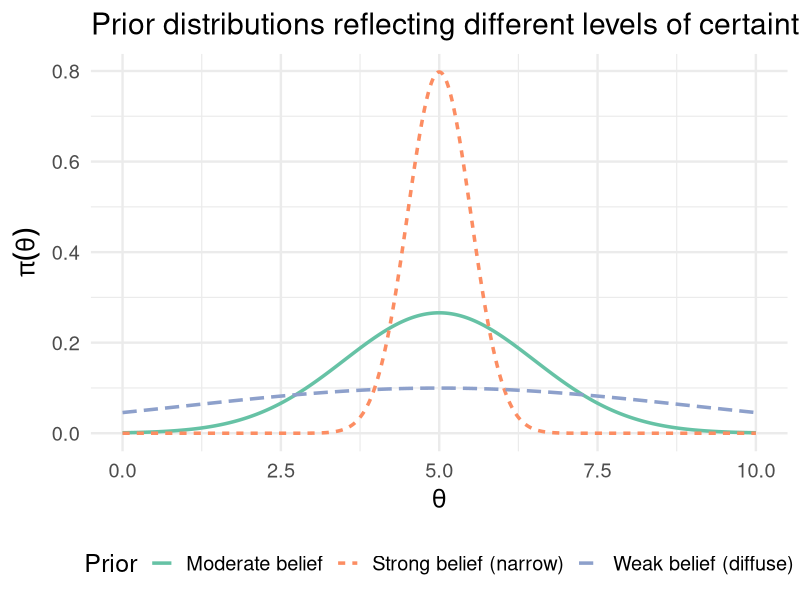
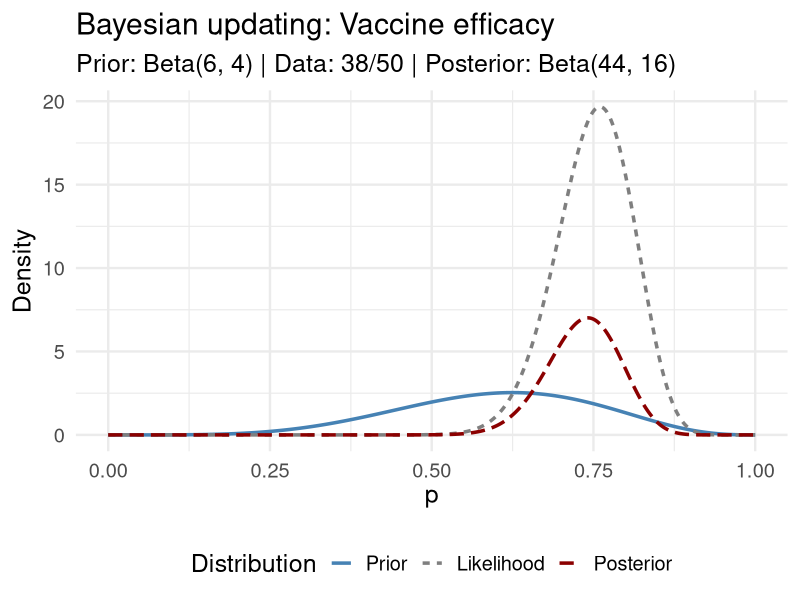
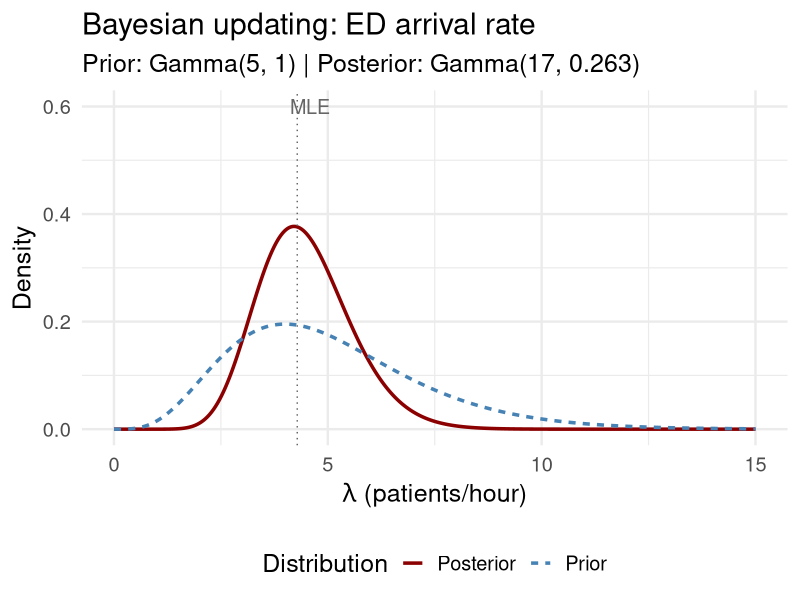
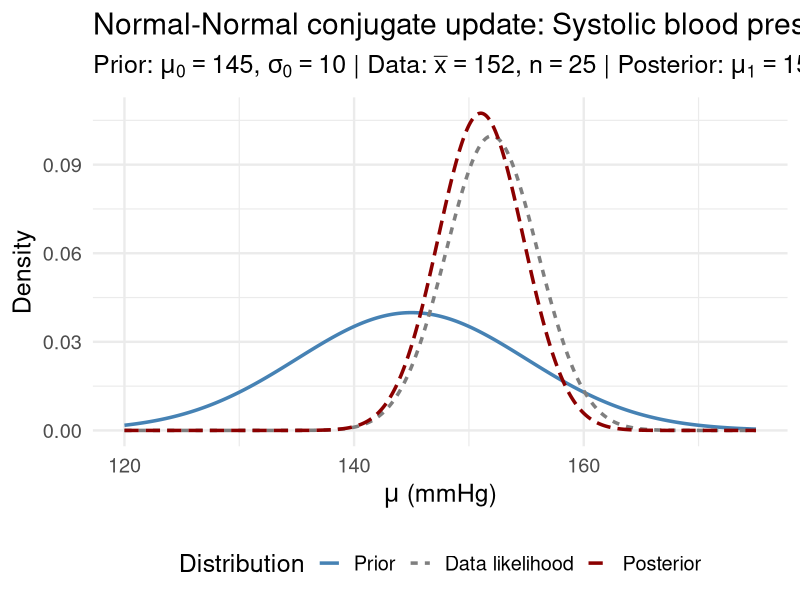
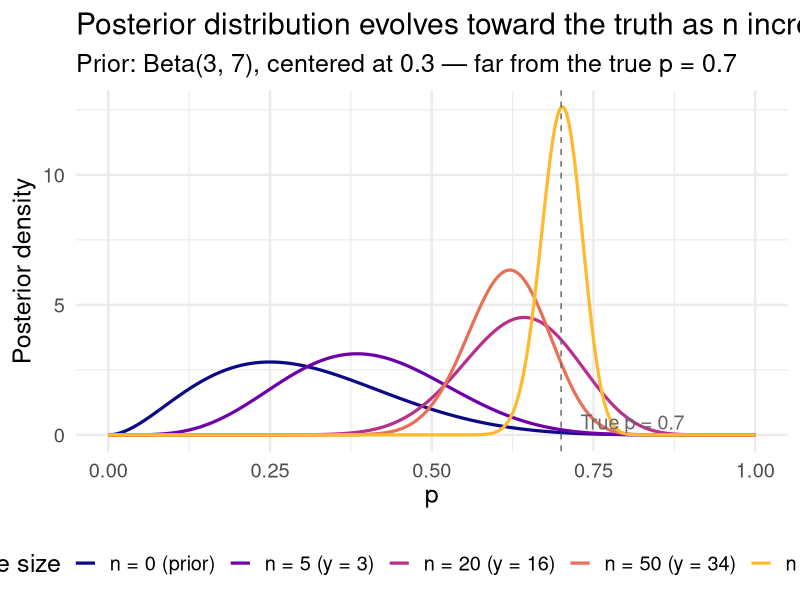
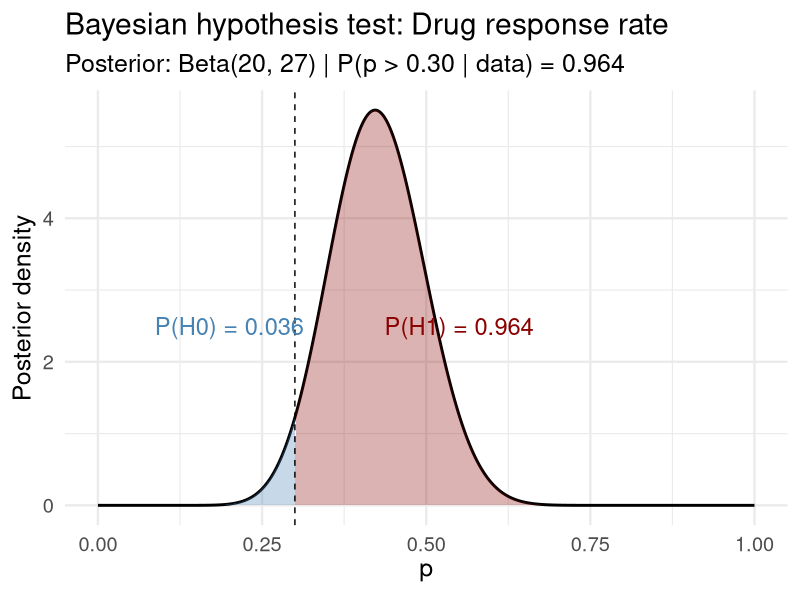
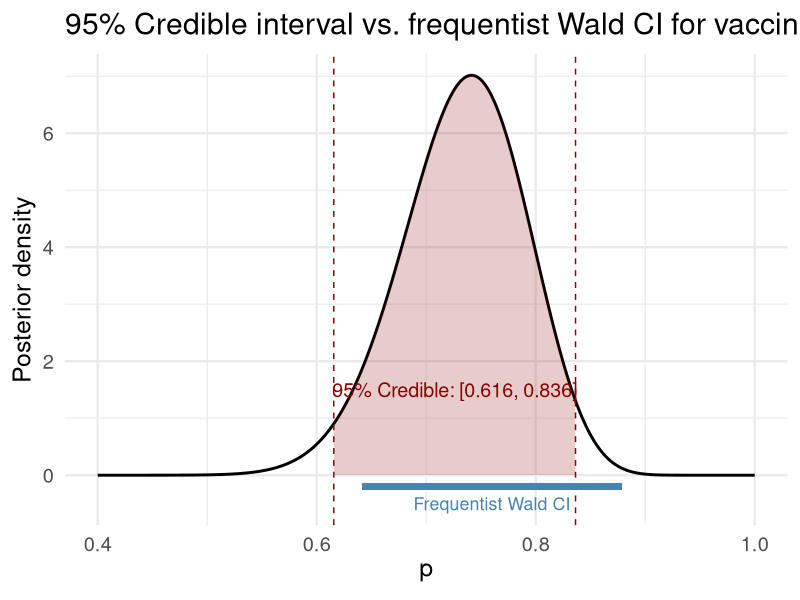
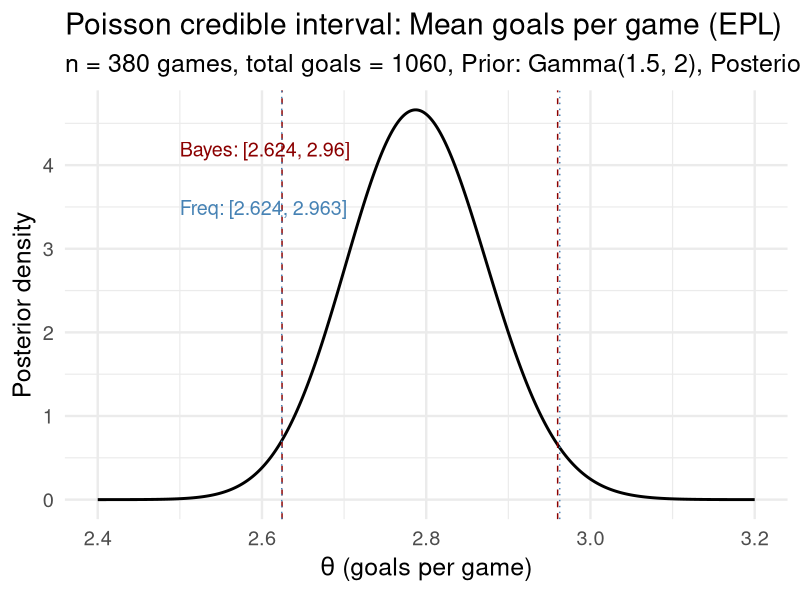

These figures' R source, in order:
## ---- chunk 1
#| label: setup
#| include: false
library(tidyverse)
library(broom)
library(patchwork)
set.seed(551)
theme_set(theme_minimal(base_size = 18))
## ---- chunk 2
#| code-fold: true
#| fig-height: 5
#| fig-width: 10
#| fig-align: center
# Prior distributions with different levels of certainty
tibble(theta = seq(0, 10, by = 0.01)) |>
  mutate(
    `Strong belief (narrow)` = dnorm(theta, mean = 5, sd = 0.5),
    `Moderate belief` = dnorm(theta, mean = 5, sd = 1.5),
    `Weak belief (diffuse)` = dnorm(theta, mean = 5, sd = 4)
  ) |>
  pivot_longer(-theta, names_to = "Prior", values_to = "density") |>
  ggplot(aes(x = theta, y = density, color = Prior, linetype = Prior)) +
  geom_line(linewidth = 1.2) +
  labs(
    x = expression(theta),
    y = expression(pi(theta)),
    title = "Prior distributions reflecting different levels of certainty"
  ) +
  scale_color_brewer(palette = "Set2") +
  theme(legend.position = "bottom")
## ---- chunk 3
#| code-fold: true
#| fig-height: 6
#| fig-width: 12
#| fig-align: center
# Beta-Binomial: Vaccine efficacy
a0 <- 6; b0 <- 4       # Prior hyperparameters
n <- 50; y <- 38         # Observed data

# Posterior parameters
a_post <- a0 + y         # 44
b_post <- b0 + n - y     # 16

tibble(p = seq(0, 1, by = 0.001)) |>
  mutate(
    Prior = dbeta(p, a0, b0),
    Likelihood = dbinom(y, n, p) * 150,  # scaled for visualization
    Posterior = dbeta(p, a_post, b_post)
  ) |>
  pivot_longer(-p, names_to = "Distribution", values_to = "density") |>
  mutate(Distribution = factor(Distribution, levels = c("Prior", "Likelihood", "Posterior"))) |>
  ggplot(aes(x = p, y = density, color = Distribution, linetype = Distribution)) +
  geom_line(linewidth = 1.2) +
  labs(
    x = expression(p),
    y = "Density",
    title = "Bayesian updating: Vaccine efficacy",
    subtitle = paste0(
      "Prior: Beta(", a0, ", ", b0, ") | Data: ", y, "/", n,
      " | Posterior: Beta(", a_post, ", ", b_post, ")"
    )
  ) +
  scale_color_manual(values = c("Prior" = "steelblue", "Likelihood" = "gray50", "Posterior" = "darkred")) +
  theme(legend.position = "bottom")
## ---- chunk 4
#| code-fold: true
#| fig-height: 6
#| fig-width: 12
#| fig-align: center
# Gamma-Exponential: Hospital arrival rate
a0 <- 5; b0 <- 1
n_obs <- 12; sum_x <- 2.8

# Posterior
a_post_exp <- a0 + n_obs
b_post_exp <- 1 / (1/b0 + sum_x)

tibble(lambda = seq(0, 15, by = 0.01)) |>
  mutate(
    Prior = dgamma(lambda, shape = a0, scale = b0),
    Posterior = dgamma(lambda, shape = a_post_exp, scale = b_post_exp)
  ) |>
  pivot_longer(-lambda, names_to = "Distribution", values_to = "density") |>
  ggplot(aes(x = lambda, y = density, color = Distribution, linetype = Distribution)) +
  geom_line(linewidth = 1.2) +
  geom_vline(xintercept = n_obs / sum_x, linetype = "dotted", color = "gray40") +
  annotate("text", x = n_obs / sum_x + 0.3, y = 0.6,
           label = "MLE", color = "gray40", size = 5) +
  labs(
    x = expression(lambda ~ "(patients/hour)"),
    y = "Density",
    title = "Bayesian updating: ED arrival rate",
    subtitle = paste0("Prior: Gamma(", a0, ", ", b0, ") | Posterior: Gamma(",
                       a_post_exp, ", ", round(b_post_exp, 3), ")")
  ) +
  scale_color_manual(values = c("Prior" = "steelblue", "Posterior" = "darkred")) +
  theme(legend.position = "bottom")
## ---- chunk 5
#| code-fold: true
#| fig-height: 6
#| fig-width: 12
#| fig-align: center
# Normal-Normal: Blood pressure
mu0 <- 145; sigma0 <- 10    # Prior
sigma <- 20                  # Known population SD
n_bp <- 25; xbar <- 152     # Data

# Posterior parameters
sigma1_sq <- 1 / (1/sigma0^2 + n_bp/sigma^2)
sigma1 <- sqrt(sigma1_sq)
mu1 <- sigma1_sq * (mu0/sigma0^2 + n_bp * xbar / sigma^2)

tibble(mu = seq(120, 175, by = 0.1)) |>
  mutate(
    Prior = dnorm(mu, mu0, sigma0),
    `Data likelihood` = dnorm(mu, xbar, sigma / sqrt(n_bp)),
    Posterior = dnorm(mu, mu1, sigma1)
  ) |>
  pivot_longer(-mu, names_to = "Distribution", values_to = "density") |>
  mutate(Distribution = factor(Distribution, levels = c("Prior", "Data likelihood", "Posterior"))) |>
  ggplot(aes(x = mu, y = density, color = Distribution, linetype = Distribution)) +
  geom_line(linewidth = 1.2) +
  labs(
    x = expression(mu ~ "(mmHg)"),
    y = "Density",
    title = "Normal-Normal conjugate update: Systolic blood pressure",
    subtitle = bquote("Prior:" ~ mu[0] == .(mu0) * "," ~ sigma[0] == .(sigma0) ~
                       "| Data:" ~ bar(x) == .(xbar) * "," ~ n == .(n_bp) ~
                       "| Posterior:" ~ mu[1] == .(round(mu1, 1)) * "," ~ sigma[1] == .(round(sigma1, 2)))
  ) +
  scale_color_manual(values = c("Prior" = "steelblue", "Data likelihood" = "gray50", "Posterior" = "darkred")) +
  theme(legend.position = "bottom")
## ---- chunk 6
#| code-fold: true
#| fig-height: 6
#| fig-width: 14
#| fig-align: center
# Show how the posterior evolves with increasing n
# True p = 0.7, Prior: Beta(3, 7) centered at 0.3
a0 <- 3; b0 <- 7  # Prior mean = 0.3
true_p <- 0.7

set.seed(551)
sample_sizes <- c(0, 5, 20, 50, 200)
plot_data <- map_dfr(sample_sizes, function(n_i) {
  if (n_i == 0) {
    y_i <- 0
  } else {
    y_i <- rbinom(1, n_i, true_p)
  }
  tibble(p = seq(0, 1, by = 0.002)) |>
    mutate(
      density = dbeta(p, a0 + y_i, b0 + n_i - y_i),
      n = paste0("n = ", n_i, ifelse(n_i > 0, paste0(" (y = ", y_i, ")"), " (prior)"))
    )
})

plot_data |>
  mutate(n = fct_inorder(n)) |>
  ggplot(aes(x = p, y = density, color = n)) +
  geom_line(linewidth = 1.1) +
  geom_vline(xintercept = true_p, linetype = "dashed", color = "gray40") +
  annotate("text", x = true_p + 0.03, y = 0.5,
           label = paste0("True p = ", true_p), color = "gray40", hjust = 0, size = 5) +
  labs(
    x = expression(p), y = "Posterior density",
    title = "Posterior distribution evolves toward the truth as n increases",
    subtitle = "Prior: Beta(3, 7), centered at 0.3 — far from the true p = 0.7"
  ) +
  scale_color_viridis_d(name = "Sample size", option = "C", end = 0.85) +
  theme(legend.position = "bottom")
## ---- chunk 7
#| code-fold: true
#| fig-height: 5
#| fig-width: 12
#| fig-align: center
# Bayesian hypothesis test
a0_drug <- 2; b0_drug <- 5
n_drug <- 40; y_drug <- 18

a_post_drug <- a0_drug + y_drug    # 20
b_post_drug <- b0_drug + n_drug - y_drug  # 27

# Posterior probability of H0
p_H0 <- pbeta(0.30, a_post_drug, b_post_drug)
p_H1 <- 1 - p_H0

tibble(p = seq(0, 1, by = 0.001)) |>
  mutate(posterior = dbeta(p, a_post_drug, b_post_drug)) |>
  ggplot(aes(x = p, y = posterior)) +
  geom_line(linewidth = 1) +
  geom_area(data = . %>% filter(p <= 0.30),
            aes(x = p, y = posterior), fill = "steelblue", alpha = 0.3) +
  geom_area(data = . %>% filter(p > 0.30),
            aes(x = p, y = posterior), fill = "darkred", alpha = 0.3) +
  geom_vline(xintercept = 0.30, linetype = "dashed") +
  annotate("text", x = 0.20, y = 2.5,
           label = paste0("P(H0) = ", round(p_H0, 3)),
           color = "steelblue", size = 6) +
  annotate("text", x = 0.55, y = 2.5,
           label = paste0("P(H1) = ", round(p_H1, 3)),
           color = "darkred", size = 6) +
  labs(
    x = expression(p), y = "Posterior density",
    title = "Bayesian hypothesis test: Drug response rate",
    subtitle = paste0("Posterior: Beta(", a_post_drug, ", ", b_post_drug,
                       ") | P(p > 0.30 | data) = ", round(p_H1, 3))
  )
## ---- chunk 8
#| code-fold: true
#| fig-height: 5
#| fig-width: 12
#| fig-align: center
a_post_v <- 44; b_post_v <- 16
alpha <- 0.05

# Equal-tailed credible interval
ci_lower <- qbeta(alpha/2, a_post_v, b_post_v)
ci_upper <- qbeta(1 - alpha/2, a_post_v, b_post_v)

# Frequentist Wald CI for comparison
p_hat <- 38/50
freq_lower <- p_hat - qnorm(1 - alpha/2) * sqrt(p_hat * (1 - p_hat) / 50)
freq_upper <- p_hat + qnorm(1 - alpha/2) * sqrt(p_hat * (1 - p_hat) / 50)

tibble(p = seq(0.4, 1, by = 0.001)) |>
  mutate(posterior = dbeta(p, a_post_v, b_post_v)) |>
  ggplot(aes(x = p, y = posterior)) +
  geom_line(linewidth = 1) +
  geom_area(data = . %>% filter(p >= ci_lower & p <= ci_upper),
            fill = "darkred", alpha = 0.2) +
  geom_vline(xintercept = c(ci_lower, ci_upper), color = "darkred", linetype = "dashed") +
  geom_segment(aes(x = freq_lower, xend = freq_upper, y = -0.2, yend = -0.2),
               color = "steelblue", linewidth = 2) +
  annotate("text", x = mean(c(freq_lower, freq_upper)), y = -0.5,
           label = "Frequentist Wald CI", color = "steelblue", size = 4.5) +
  annotate("text", x = mean(c(ci_lower, ci_upper)), y = 1.5,
           label = paste0("95% Credible: [", round(ci_lower, 3), ", ", round(ci_upper, 3), "]"),
           color = "darkred", size = 5) +
  labs(
    x = expression(p), y = "Posterior density",
    title = "95% Credible interval vs. frequentist Wald CI for vaccine efficacy"
  )
## ---- chunk 9
#| code-fold: true
#| fig-height: 5
#| fig-width: 12
#| fig-align: center
# Poisson credible interval: Soccer example from class notes
nn <- 380
tstat <- 1060

# Prior: Gamma(1.5, 2)
aa <- 1.5; bb <- 2
astar <- tstat + aa
bstar <- 1 / (nn + 1/bb)

alpha_ci <- 0.05
low_bayes <- qgamma(alpha_ci/2, shape = astar, scale = bstar)
upper_bayes <- qgamma(1 - alpha_ci/2, shape = astar, scale = bstar)

# Frequentist CI using chi-squared pivot
low_freq <- qchisq(p = 1 - alpha_ci/2, df = 2 * tstat, lower.tail = FALSE) / (2 * nn)
upper_freq <- qchisq(p = alpha_ci/2, df = 2 * (tstat + 1), lower.tail = FALSE) / (2 * nn)

tibble(theta = seq(2.4, 3.2, by = 0.001)) |>
  mutate(posterior = dgamma(theta, shape = astar, scale = bstar)) |>
  ggplot(aes(x = theta, y = posterior)) +
  geom_line(linewidth = 1) +
  geom_vline(xintercept = c(low_bayes, upper_bayes), color = "darkred", linetype = "dashed") +
  geom_vline(xintercept = c(low_freq, upper_freq), color = "steelblue", linetype = "dotted") +
  annotate("text", x = 2.5, y = max(dgamma(seq(2.4, 3.2, 0.01), astar, scale = bstar)) * 0.9,
           label = paste0("Bayes: [", round(low_bayes, 3), ", ", round(upper_bayes, 3), "]"),
           color = "darkred", size = 5, hjust = 0) +
  annotate("text", x = 2.5, y = max(dgamma(seq(2.4, 3.2, 0.01), astar, scale = bstar)) * 0.75,
           label = paste0("Freq: [", round(low_freq, 3), ", ", round(upper_freq, 3), "]"),
           color = "steelblue", size = 5, hjust = 0) +
  labs(
    x = expression(theta ~ "(goals per game)"),
    y = "Posterior density",
    title = "Poisson credible interval: Mean goals per game (EPL)",
    subtitle = paste0("n = ", nn, " games, total goals = ", tstat,
                       ", Prior: Gamma(1.5, 2), Posterior: Gamma(", astar, ", ", round(bstar, 5), ")")
  )
## ---- chunk 10
#| code-fold: true
#| fig-height: 6
#| fig-width: 14
#| fig-align: center
# Sensitivity to prior choice
n_sens <- 20; y_sens <- 14

priors <- tribble(
  ~name, ~a0, ~b0,
  "Flat: Beta(1, 1)", 1, 1,
  "Skeptical: Beta(2, 8)", 2, 8,
  "Optimistic: Beta(8, 2)", 8, 2,
  "Jeffreys: Beta(0.5, 0.5)", 0.5, 0.5
)

plot_data_sens <- priors |>
  rowwise() |>
  mutate(data = list(
    tibble(p = seq(0, 1, by = 0.002)) |>
      mutate(
        prior = dbeta(p, a0, b0),
        posterior = dbeta(p, a0 + y_sens, b0 + n_sens - y_sens)
      )
  )) |>
  unnest(data) |>
  ungroup()

p_prior <- plot_data_sens |>
  ggplot(aes(x = p, y = prior, color = name)) +
  geom_line(linewidth = 1) +
  labs(x = expression(p), y = "Density", title = "Prior distributions") +
  scale_color_brewer(palette = "Set1", name = "Prior") +
  theme(legend.position = "none")

p_post <- plot_data_sens |>
  ggplot(aes(x = p, y = posterior, color = name)) +
  geom_line(linewidth = 1) +
  geom_vline(xintercept = y_sens / n_sens, linetype = "dotted", color = "gray40") +
  labs(x = expression(p), y = "Density",
       title = paste0("Posterior distributions (n = ", n_sens, ", y = ", y_sens, ")")) +
  scale_color_brewer(palette = "Set1", name = "Prior") +
  theme(legend.position = "bottom")

p_prior + p_post + plot_layout(widths = c(1, 1.2))
